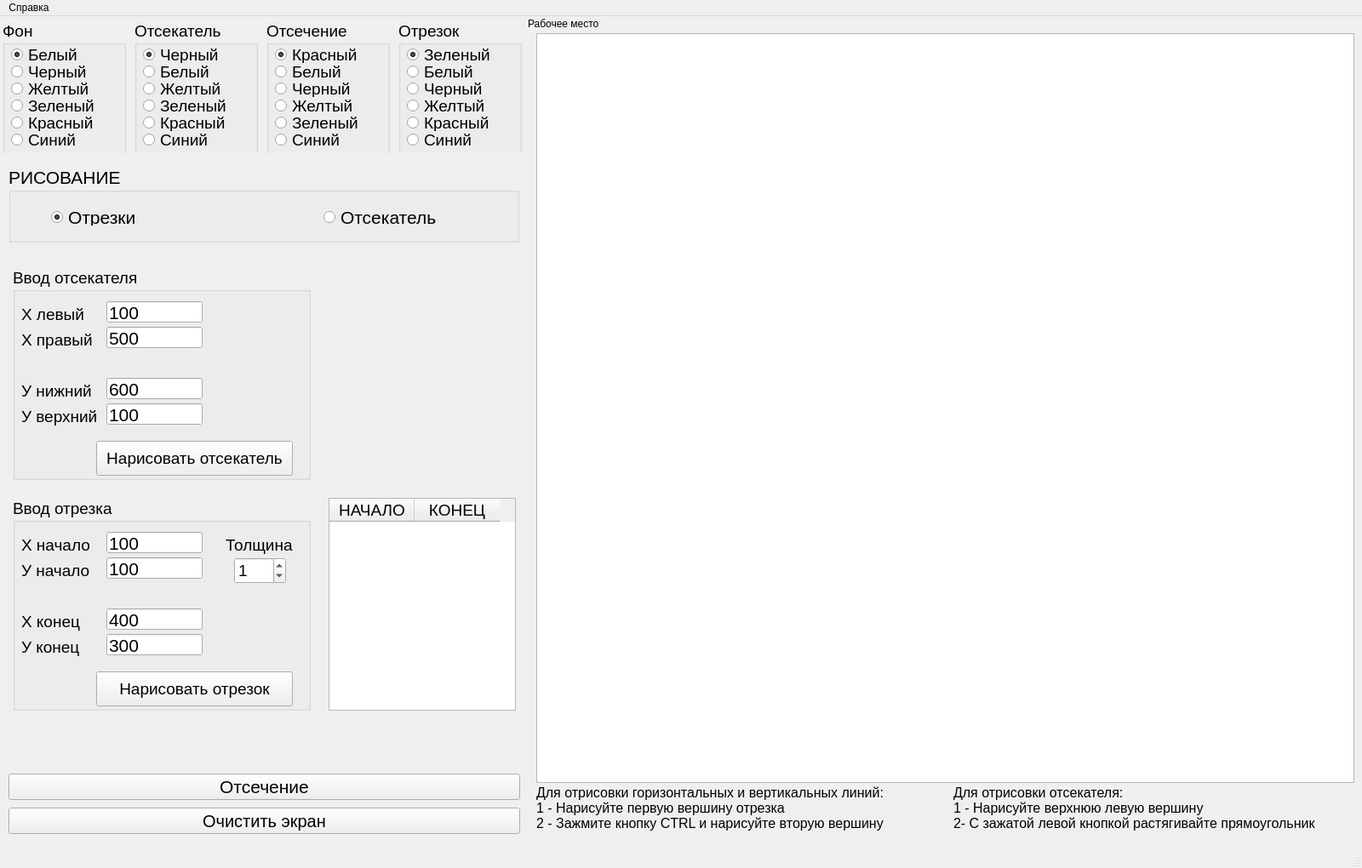
<?xml version="1.0" encoding="UTF-8"?>
<ui version="4.0">
 <class>MainWindow</class>
 <widget class="QMainWindow" name="MainWindow">
  <property name="geometry">
   <rect>
    <x>0</x>
    <y>0</y>
    <width>1600</width>
    <height>1020</height>
   </rect>
  </property>
  <property name="minimumSize">
   <size>
    <width>1600</width>
    <height>1020</height>
   </size>
  </property>
  <property name="maximumSize">
   <size>
    <width>1600</width>
    <height>1020</height>
   </size>
  </property>
  <property name="windowTitle">
   <string>MainWindow</string>
  </property>
  <widget class="QWidget" name="centralwidget">
   <widget class="QWidget" name="verticalLayoutWidget">
    <property name="geometry">
     <rect>
      <x>0</x>
      <y>280</y>
      <width>621</width>
      <height>551</height>
     </rect>
    </property>
    <layout class="QVBoxLayout" name="verticalLayout">
     <item>
      <layout class="QHBoxLayout" name="horizontalLayout_9">
       <item>
        <widget class="QGroupBox" name="groupBoxChooseBG_8">
         <property name="minimumSize">
          <size>
           <width>350</width>
           <height>250</height>
          </size>
         </property>
         <property name="maximumSize">
          <size>
           <width>350</width>
           <height>250</height>
          </size>
         </property>
         <property name="font">
          <font>
           <pointsize>14</pointsize>
          </font>
         </property>
         <property name="title">
          <string>Ввод отсекателя </string>
         </property>
         <widget class="QLabel" name="label_2">
          <property name="geometry">
           <rect>
            <x>10</x>
            <y>70</y>
            <width>101</width>
            <height>31</height>
           </rect>
          </property>
          <property name="text">
           <string>Х правый</string>
          </property>
         </widget>
         <widget class="QLabel" name="label_3">
          <property name="geometry">
           <rect>
            <x>10</x>
            <y>40</y>
            <width>101</width>
            <height>31</height>
           </rect>
          </property>
          <property name="text">
           <string>Х левый</string>
          </property>
         </widget>
         <widget class="QLabel" name="label_4">
          <property name="geometry">
           <rect>
            <x>10</x>
            <y>160</y>
            <width>101</width>
            <height>31</height>
           </rect>
          </property>
          <property name="text">
           <string>У верхний</string>
          </property>
         </widget>
         <widget class="QLabel" name="label_5">
          <property name="geometry">
           <rect>
            <x>10</x>
            <y>130</y>
            <width>101</width>
            <height>31</height>
           </rect>
          </property>
          <property name="text">
           <string>У нижний</string>
          </property>
         </widget>
         <widget class="QLineEdit" name="lineEdit_xleft">
          <property name="geometry">
           <rect>
            <x>110</x>
            <y>40</y>
            <width>113</width>
            <height>25</height>
           </rect>
          </property>
          <property name="font">
           <font>
            <pointsize>16</pointsize>
           </font>
          </property>
          <property name="text">
           <string>100</string>
          </property>
         </widget>
         <widget class="QLineEdit" name="lineEdit_xright">
          <property name="geometry">
           <rect>
            <x>110</x>
            <y>70</y>
            <width>113</width>
            <height>25</height>
           </rect>
          </property>
          <property name="font">
           <font>
            <pointsize>16</pointsize>
           </font>
          </property>
          <property name="text">
           <string>500</string>
          </property>
         </widget>
         <widget class="QLineEdit" name="lineEdit_yup">
          <property name="geometry">
           <rect>
            <x>110</x>
            <y>160</y>
            <width>113</width>
            <height>25</height>
           </rect>
          </property>
          <property name="font">
           <font>
            <pointsize>16</pointsize>
           </font>
          </property>
          <property name="text">
           <string>100</string>
          </property>
         </widget>
         <widget class="QLineEdit" name="lineEdit_ydown">
          <property name="geometry">
           <rect>
            <x>110</x>
            <y>130</y>
            <width>113</width>
            <height>25</height>
           </rect>
          </property>
          <property name="font">
           <font>
            <pointsize>16</pointsize>
           </font>
          </property>
          <property name="text">
           <string>600</string>
          </property>
         </widget>
         <widget class="QPushButton" name="pushButton_draw_rest">
          <property name="geometry">
           <rect>
            <x>98</x>
            <y>204</y>
            <width>231</width>
            <height>41</height>
           </rect>
          </property>
          <property name="text">
           <string>Нарисовать отсекатель</string>
          </property>
         </widget>
        </widget>
       </item>
       <item>
        <widget class="QLabel" name="label_10">
         <property name="minimumSize">
          <size>
           <width>220</width>
           <height>250</height>
          </size>
         </property>
         <property name="maximumSize">
          <size>
           <width>220</width>
           <height>250</height>
          </size>
         </property>
         <property name="font">
          <font>
           <pointsize>16</pointsize>
          </font>
         </property>
         <property name="text">
          <string/>
         </property>
        </widget>
       </item>
      </layout>
     </item>
     <item>
      <layout class="QHBoxLayout" name="horizontalLayout_11">
       <item>
        <widget class="QGroupBox" name="groupBoxChooseBG_9">
         <property name="minimumSize">
          <size>
           <width>350</width>
           <height>250</height>
          </size>
         </property>
         <property name="maximumSize">
          <size>
           <width>350</width>
           <height>250</height>
          </size>
         </property>
         <property name="font">
          <font>
           <pointsize>14</pointsize>
          </font>
         </property>
         <property name="title">
          <string>Ввод отрезка</string>
         </property>
         <widget class="QLabel" name="label_6">
          <property name="geometry">
           <rect>
            <x>10</x>
            <y>70</y>
            <width>101</width>
            <height>31</height>
           </rect>
          </property>
          <property name="text">
           <string>У начало</string>
          </property>
         </widget>
         <widget class="QLabel" name="label_7">
          <property name="geometry">
           <rect>
            <x>10</x>
            <y>40</y>
            <width>101</width>
            <height>31</height>
           </rect>
          </property>
          <property name="text">
           <string>Х начало</string>
          </property>
         </widget>
         <widget class="QLabel" name="label_8">
          <property name="geometry">
           <rect>
            <x>10</x>
            <y>160</y>
            <width>101</width>
            <height>31</height>
           </rect>
          </property>
          <property name="text">
           <string>У конец</string>
          </property>
         </widget>
         <widget class="QLabel" name="label_9">
          <property name="geometry">
           <rect>
            <x>10</x>
            <y>130</y>
            <width>101</width>
            <height>31</height>
           </rect>
          </property>
          <property name="text">
           <string>Х конец</string>
          </property>
         </widget>
         <widget class="QLineEdit" name="lineEdit_5">
          <property name="geometry">
           <rect>
            <x>110</x>
            <y>40</y>
            <width>113</width>
            <height>25</height>
           </rect>
          </property>
          <property name="font">
           <font>
            <pointsize>16</pointsize>
           </font>
          </property>
          <property name="text">
           <string>100</string>
          </property>
         </widget>
         <widget class="QLineEdit" name="lineEdit_6">
          <property name="geometry">
           <rect>
            <x>110</x>
            <y>70</y>
            <width>113</width>
            <height>25</height>
           </rect>
          </property>
          <property name="font">
           <font>
            <pointsize>16</pointsize>
           </font>
          </property>
          <property name="text">
           <string>100</string>
          </property>
         </widget>
         <widget class="QLineEdit" name="lineEdit_7">
          <property name="geometry">
           <rect>
            <x>110</x>
            <y>160</y>
            <width>113</width>
            <height>25</height>
           </rect>
          </property>
          <property name="font">
           <font>
            <pointsize>16</pointsize>
           </font>
          </property>
          <property name="text">
           <string>300</string>
          </property>
         </widget>
         <widget class="QLineEdit" name="lineEdit_8">
          <property name="geometry">
           <rect>
            <x>110</x>
            <y>130</y>
            <width>113</width>
            <height>25</height>
           </rect>
          </property>
          <property name="font">
           <font>
            <pointsize>16</pointsize>
           </font>
          </property>
          <property name="text">
           <string>400</string>
          </property>
         </widget>
         <widget class="QPushButton" name="pushButton_draw_line">
          <property name="geometry">
           <rect>
            <x>98</x>
            <y>204</y>
            <width>231</width>
            <height>41</height>
           </rect>
          </property>
          <property name="text">
           <string>Нарисовать отрезок</string>
          </property>
         </widget>
         <widget class="QLabel" name="label_11">
          <property name="geometry">
           <rect>
            <x>250</x>
            <y>40</y>
            <width>101</width>
            <height>31</height>
           </rect>
          </property>
          <property name="text">
           <string>Толщина</string>
          </property>
         </widget>
         <widget class="QSpinBox" name="spinBox_w">
          <property name="geometry">
           <rect>
            <x>260</x>
            <y>70</y>
            <width>61</width>
            <height>31</height>
           </rect>
          </property>
          <property name="value">
           <number>1</number>
          </property>
         </widget>
        </widget>
       </item>
       <item>
        <widget class="QTableWidget" name="table_line">
         <property name="minimumSize">
          <size>
           <width>220</width>
           <height>250</height>
          </size>
         </property>
         <property name="maximumSize">
          <size>
           <width>220</width>
           <height>250</height>
          </size>
         </property>
         <column>
          <property name="text">
           <string>НАЧАЛО</string>
          </property>
          <property name="font">
           <font>
            <pointsize>14</pointsize>
           </font>
          </property>
         </column>
         <column>
          <property name="text">
           <string>КОНЕЦ</string>
          </property>
          <property name="font">
           <font>
            <pointsize>14</pointsize>
           </font>
          </property>
         </column>
        </widget>
       </item>
      </layout>
     </item>
     <item>
      <layout class="QHBoxLayout" name="horizontalLayout_10"/>
     </item>
    </layout>
   </widget>
   <widget class="QGraphicsView" name="graphicsView">
    <property name="geometry">
     <rect>
      <x>630</x>
      <y>20</y>
      <width>961</width>
      <height>881</height>
     </rect>
    </property>
   </widget>
   <widget class="QPushButton" name="pushButton_clean">
    <property name="geometry">
     <rect>
      <x>10</x>
      <y>930</y>
      <width>601</width>
      <height>31</height>
     </rect>
    </property>
    <property name="minimumSize">
     <size>
      <width>0</width>
      <height>30</height>
     </size>
    </property>
    <property name="font">
     <font>
      <pointsize>15</pointsize>
     </font>
    </property>
    <property name="text">
     <string>Очистить экран</string>
    </property>
   </widget>
   <widget class="QLabel" name="label">
    <property name="geometry">
     <rect>
      <x>620</x>
      <y>0</y>
      <width>131</width>
      <height>17</height>
     </rect>
    </property>
    <property name="text">
     <string>Рабочее место</string>
    </property>
   </widget>
   <widget class="QWidget" name="horizontalLayoutWidget">
    <property name="geometry">
     <rect>
      <x>-1</x>
      <y>-1</y>
      <width>621</width>
      <height>162</height>
     </rect>
    </property>
    <layout class="QHBoxLayout" name="horizontalLayout">
     <item>
      <widget class="QGroupBox" name="groupBoxChooseBG">
       <property name="minimumSize">
        <size>
         <width>145</width>
         <height>160</height>
        </size>
       </property>
       <property name="maximumSize">
        <size>
         <width>145</width>
         <height>150</height>
        </size>
       </property>
       <property name="font">
        <font>
         <pointsize>14</pointsize>
        </font>
       </property>
       <property name="title">
        <string>Фон</string>
       </property>
       <widget class="QRadioButton" name="radioButtonWhite_bg">
        <property name="geometry">
         <rect>
          <x>10</x>
          <y>30</y>
          <width>166</width>
          <height>20</height>
         </rect>
        </property>
        <property name="text">
         <string>Белый</string>
        </property>
        <property name="checked">
         <bool>true</bool>
        </property>
       </widget>
       <widget class="QRadioButton" name="radioButtonBlack_bg">
        <property name="geometry">
         <rect>
          <x>10</x>
          <y>50</y>
          <width>166</width>
          <height>20</height>
         </rect>
        </property>
        <property name="text">
         <string>Черный</string>
        </property>
       </widget>
       <widget class="QRadioButton" name="radioButtonRed_bg">
        <property name="geometry">
         <rect>
          <x>10</x>
          <y>110</y>
          <width>166</width>
          <height>20</height>
         </rect>
        </property>
        <property name="text">
         <string>Красный</string>
        </property>
       </widget>
       <widget class="QRadioButton" name="radioButtonYellow_bg">
        <property name="geometry">
         <rect>
          <x>10</x>
          <y>70</y>
          <width>166</width>
          <height>20</height>
         </rect>
        </property>
        <property name="text">
         <string>Желтый</string>
        </property>
       </widget>
       <widget class="QRadioButton" name="radioButtonGreen_bg">
        <property name="geometry">
         <rect>
          <x>10</x>
          <y>90</y>
          <width>181</width>
          <height>20</height>
         </rect>
        </property>
        <property name="text">
         <string>Зеленый</string>
        </property>
       </widget>
       <widget class="QRadioButton" name="radioButtonBlue_bg">
        <property name="geometry">
         <rect>
          <x>10</x>
          <y>130</y>
          <width>176</width>
          <height>20</height>
         </rect>
        </property>
        <property name="text">
         <string>Синий</string>
        </property>
       </widget>
      </widget>
     </item>
     <item>
      <widget class="QGroupBox" name="groupBoxChooseREST">
       <property name="minimumSize">
        <size>
         <width>145</width>
         <height>160</height>
        </size>
       </property>
       <property name="maximumSize">
        <size>
         <width>145</width>
         <height>150</height>
        </size>
       </property>
       <property name="font">
        <font>
         <pointsize>14</pointsize>
        </font>
       </property>
       <property name="title">
        <string>Отсекатель</string>
       </property>
       <widget class="QRadioButton" name="radioButtonWhite_rest">
        <property name="geometry">
         <rect>
          <x>10</x>
          <y>50</y>
          <width>166</width>
          <height>20</height>
         </rect>
        </property>
        <property name="text">
         <string>Белый</string>
        </property>
        <property name="checked">
         <bool>false</bool>
        </property>
       </widget>
       <widget class="QRadioButton" name="radioButtonBlack_rest">
        <property name="geometry">
         <rect>
          <x>10</x>
          <y>30</y>
          <width>166</width>
          <height>20</height>
         </rect>
        </property>
        <property name="text">
         <string>Черный</string>
        </property>
        <property name="checked">
         <bool>true</bool>
        </property>
       </widget>
       <widget class="QRadioButton" name="radioButtonRed_rest">
        <property name="geometry">
         <rect>
          <x>10</x>
          <y>110</y>
          <width>166</width>
          <height>20</height>
         </rect>
        </property>
        <property name="text">
         <string>Красный</string>
        </property>
       </widget>
       <widget class="QRadioButton" name="radioButtonYellow_rest">
        <property name="geometry">
         <rect>
          <x>10</x>
          <y>70</y>
          <width>166</width>
          <height>20</height>
         </rect>
        </property>
        <property name="text">
         <string>Желтый</string>
        </property>
       </widget>
       <widget class="QRadioButton" name="radioButtonGreen_rest">
        <property name="geometry">
         <rect>
          <x>10</x>
          <y>90</y>
          <width>181</width>
          <height>20</height>
         </rect>
        </property>
        <property name="text">
         <string>Зеленый</string>
        </property>
       </widget>
       <widget class="QRadioButton" name="radioButtonBlue_rest">
        <property name="geometry">
         <rect>
          <x>10</x>
          <y>130</y>
          <width>176</width>
          <height>20</height>
         </rect>
        </property>
        <property name="text">
         <string>Синий</string>
        </property>
       </widget>
      </widget>
     </item>
     <item>
      <widget class="QGroupBox" name="groupBoxChooserwRESULT">
       <property name="minimumSize">
        <size>
         <width>145</width>
         <height>160</height>
        </size>
       </property>
       <property name="maximumSize">
        <size>
         <width>145</width>
         <height>150</height>
        </size>
       </property>
       <property name="font">
        <font>
         <pointsize>14</pointsize>
        </font>
       </property>
       <property name="title">
        <string>Отсечение</string>
       </property>
       <widget class="QRadioButton" name="radioButtonWhite_res">
        <property name="geometry">
         <rect>
          <x>10</x>
          <y>50</y>
          <width>166</width>
          <height>20</height>
         </rect>
        </property>
        <property name="text">
         <string>Белый</string>
        </property>
        <property name="checked">
         <bool>false</bool>
        </property>
       </widget>
       <widget class="QRadioButton" name="radioButtonBlack_res">
        <property name="geometry">
         <rect>
          <x>10</x>
          <y>70</y>
          <width>166</width>
          <height>20</height>
         </rect>
        </property>
        <property name="text">
         <string>Черный</string>
        </property>
       </widget>
       <widget class="QRadioButton" name="radioButtonRed_res">
        <property name="geometry">
         <rect>
          <x>10</x>
          <y>30</y>
          <width>166</width>
          <height>20</height>
         </rect>
        </property>
        <property name="text">
         <string>Красный</string>
        </property>
        <property name="checked">
         <bool>true</bool>
        </property>
       </widget>
       <widget class="QRadioButton" name="radioButtonYellow_res">
        <property name="geometry">
         <rect>
          <x>10</x>
          <y>90</y>
          <width>166</width>
          <height>20</height>
         </rect>
        </property>
        <property name="text">
         <string>Желтый</string>
        </property>
       </widget>
       <widget class="QRadioButton" name="radioButtonGreen_res">
        <property name="geometry">
         <rect>
          <x>10</x>
          <y>110</y>
          <width>181</width>
          <height>20</height>
         </rect>
        </property>
        <property name="text">
         <string>Зеленый</string>
        </property>
       </widget>
       <widget class="QRadioButton" name="radioButtonBlue_res">
        <property name="geometry">
         <rect>
          <x>10</x>
          <y>130</y>
          <width>176</width>
          <height>20</height>
         </rect>
        </property>
        <property name="text">
         <string>Синий</string>
        </property>
       </widget>
      </widget>
     </item>
     <item>
      <widget class="QGroupBox" name="groupBoxChooseLINE">
       <property name="minimumSize">
        <size>
         <width>145</width>
         <height>160</height>
        </size>
       </property>
       <property name="maximumSize">
        <size>
         <width>145</width>
         <height>150</height>
        </size>
       </property>
       <property name="font">
        <font>
         <pointsize>14</pointsize>
        </font>
       </property>
       <property name="title">
        <string>Отрезок</string>
       </property>
       <widget class="QRadioButton" name="radioButtonWhite_line">
        <property name="geometry">
         <rect>
          <x>10</x>
          <y>50</y>
          <width>166</width>
          <height>20</height>
         </rect>
        </property>
        <property name="text">
         <string>Белый</string>
        </property>
        <property name="checked">
         <bool>false</bool>
        </property>
       </widget>
       <widget class="QRadioButton" name="radioButtonBlack_line">
        <property name="geometry">
         <rect>
          <x>10</x>
          <y>70</y>
          <width>166</width>
          <height>20</height>
         </rect>
        </property>
        <property name="text">
         <string>Черный</string>
        </property>
       </widget>
       <widget class="QRadioButton" name="radioButtonRed_line">
        <property name="geometry">
         <rect>
          <x>10</x>
          <y>110</y>
          <width>166</width>
          <height>20</height>
         </rect>
        </property>
        <property name="text">
         <string>Красный</string>
        </property>
       </widget>
       <widget class="QRadioButton" name="radioButtonYellow_line">
        <property name="geometry">
         <rect>
          <x>10</x>
          <y>90</y>
          <width>166</width>
          <height>20</height>
         </rect>
        </property>
        <property name="text">
         <string>Желтый</string>
        </property>
       </widget>
       <widget class="QRadioButton" name="radioButtonGreen_line">
        <property name="geometry">
         <rect>
          <x>10</x>
          <y>30</y>
          <width>181</width>
          <height>20</height>
         </rect>
        </property>
        <property name="text">
         <string>Зеленый</string>
        </property>
        <property name="checked">
         <bool>true</bool>
        </property>
       </widget>
       <widget class="QRadioButton" name="radioButtonBlue_line">
        <property name="geometry">
         <rect>
          <x>10</x>
          <y>130</y>
          <width>176</width>
          <height>20</height>
         </rect>
        </property>
        <property name="text">
         <string>Синий</string>
        </property>
       </widget>
      </widget>
     </item>
    </layout>
   </widget>
   <widget class="QWidget" name="horizontalLayoutWidget_2">
    <property name="geometry">
     <rect>
      <x>0</x>
      <y>170</y>
      <width>621</width>
      <height>102</height>
     </rect>
    </property>
    <layout class="QHBoxLayout" name="horizontalLayout_8">
     <item>
      <widget class="QGroupBox" name="groupBoxChooseDRAW">
       <property name="minimumSize">
        <size>
         <width>600</width>
         <height>90</height>
        </size>
       </property>
       <property name="maximumSize">
        <size>
         <width>500</width>
         <height>90</height>
        </size>
       </property>
       <property name="font">
        <font>
         <pointsize>16</pointsize>
        </font>
       </property>
       <property name="title">
        <string>РИСОВАНИЕ</string>
       </property>
       <widget class="QRadioButton" name="radioButton_draw_line">
        <property name="geometry">
         <rect>
          <x>50</x>
          <y>50</y>
          <width>166</width>
          <height>20</height>
         </rect>
        </property>
        <property name="font">
         <font>
          <pointsize>16</pointsize>
         </font>
        </property>
        <property name="text">
         <string>Отрезки</string>
        </property>
        <property name="checked">
         <bool>true</bool>
        </property>
       </widget>
       <widget class="QRadioButton" name="radioButton_draw_rest">
        <property name="geometry">
         <rect>
          <x>370</x>
          <y>50</y>
          <width>166</width>
          <height>20</height>
         </rect>
        </property>
        <property name="font">
         <font>
          <pointsize>16</pointsize>
         </font>
        </property>
        <property name="text">
         <string>Отсекатель</string>
        </property>
       </widget>
      </widget>
     </item>
    </layout>
   </widget>
   <widget class="QPushButton" name="pushButton_RES">
    <property name="geometry">
     <rect>
      <x>10</x>
      <y>890</y>
      <width>601</width>
      <height>31</height>
     </rect>
    </property>
    <property name="font">
     <font>
      <pointsize>16</pointsize>
     </font>
    </property>
    <property name="text">
     <string>Отсечение</string>
    </property>
   </widget>
   <widget class="QLabel" name="label_12">
    <property name="geometry">
     <rect>
      <x>630</x>
      <y>900</y>
      <width>471</width>
      <height>61</height>
     </rect>
    </property>
    <property name="font">
     <font>
      <pointsize>12</pointsize>
     </font>
    </property>
    <property name="text">
     <string>Для отрисовки горизонтальных и вертикальных линий:
1 - Нарисуйте первую вершину отрезка
2 - Зажмите кнопку CTRL и нарисуйте вторую вершину</string>
    </property>
   </widget>
   <widget class="QLabel" name="label_13">
    <property name="geometry">
     <rect>
      <x>1120</x>
      <y>900</y>
      <width>451</width>
      <height>61</height>
     </rect>
    </property>
    <property name="font">
     <font>
      <pointsize>12</pointsize>
     </font>
    </property>
    <property name="text">
     <string>Для отрисовки отсекателя:
1 - Нарисуйте верхнюю левую вершину 
2- С зажатой левой кнопкой растягивайте прямоугольник</string>
    </property>
   </widget>
  </widget>
  <widget class="QMenuBar" name="menubar">
   <property name="geometry">
    <rect>
     <x>0</x>
     <y>0</y>
     <width>1600</width>
     <height>22</height>
    </rect>
   </property>
   <widget class="QMenu" name="menu">
    <property name="title">
     <string>Справка</string>
    </property>
    <addaction name="action"/>
   </widget>
   <addaction name="menu"/>
  </widget>
  <widget class="QStatusBar" name="statusbar"/>
  <action name="action">
   <property name="text">
    <string>О программе</string>
   </property>
  </action>
 </widget>
 <resources/>
 <connections/>
</ui>
